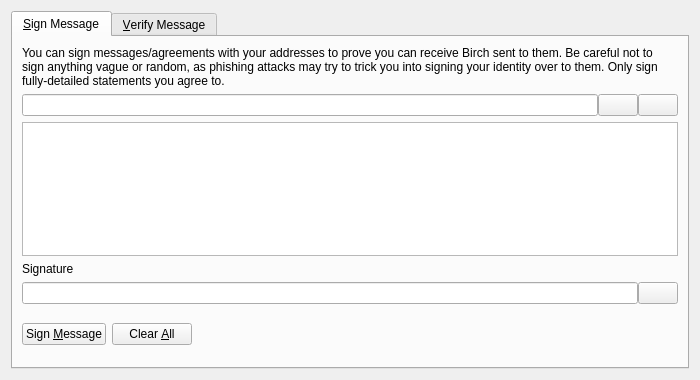
<?xml version="1.0" encoding="UTF-8"?>
<ui version="4.0">
 <class>SignVerifyMessageDialog</class>
 <widget class="QDialog" name="SignVerifyMessageDialog">
  <property name="geometry">
   <rect>
    <x>0</x>
    <y>0</y>
    <width>700</width>
    <height>380</height>
   </rect>
  </property>
  <property name="windowTitle">
   <string>Signatures - Sign / Verify a Message</string>
  </property>
  <property name="modal">
   <bool>true</bool>
  </property>
  <layout class="QVBoxLayout" name="verticalLayout">
   <item>
    <widget class="QTabWidget" name="tabWidget">
     <property name="currentIndex">
      <number>0</number>
     </property>
     <widget class="QWidget" name="tabSignMessage">
      <attribute name="title">
       <string>&amp;Sign Message</string>
      </attribute>
      <layout class="QVBoxLayout" name="verticalLayout_SM">
       <item>
        <widget class="QLabel" name="infoLabel_SM">
         <property name="text">
          <string>You can sign messages/agreements with your addresses to prove you can receive Birch sent to them. Be careful not to sign anything vague or random, as phishing attacks may try to trick you into signing your identity over to them. Only sign fully-detailed statements you agree to.</string>
         </property>
         <property name="textFormat">
          <enum>Qt::PlainText</enum>
         </property>
         <property name="wordWrap">
          <bool>true</bool>
         </property>
        </widget>
       </item>
       <item>
        <layout class="QHBoxLayout" name="horizontalLayout_1_SM">
         <property name="spacing">
          <number>0</number>
         </property>
         <item>
          <widget class="QValidatedLineEdit" name="addressIn_SM">
           <property name="toolTip">
            <string>The Birch address to sign the message with</string>
           </property>
          </widget>
         </item>
         <item>
          <widget class="QPushButton" name="addressBookButton_SM">
           <property name="toolTip">
            <string>Choose previously used address</string>
           </property>
           <property name="text">
            <string/>
           </property>
           <property name="shortcut">
            <string>Alt+A</string>
           </property>
           <property name="autoDefault">
            <bool>false</bool>
           </property>
          </widget>
         </item>
         <item>
          <widget class="QPushButton" name="pasteButton_SM">
           <property name="toolTip">
            <string>Paste address from clipboard</string>
           </property>
           <property name="text">
            <string/>
           </property>
           <property name="shortcut">
            <string>Alt+P</string>
           </property>
           <property name="autoDefault">
            <bool>false</bool>
           </property>
          </widget>
         </item>
        </layout>
       </item>
       <item>
        <widget class="QPlainTextEdit" name="messageIn_SM">
         <property name="toolTip">
          <string>Enter the message you want to sign here</string>
         </property>
        </widget>
       </item>
       <item>
        <widget class="QLabel" name="signatureLabel_SM">
         <property name="text">
          <string>Signature</string>
         </property>
         <property name="textFormat">
          <enum>Qt::PlainText</enum>
         </property>
        </widget>
       </item>
       <item>
        <layout class="QHBoxLayout" name="horizontalLayout_2_SM">
         <property name="spacing">
          <number>0</number>
         </property>
         <item>
          <widget class="QLineEdit" name="signatureOut_SM">
           <property name="font">
            <font>
             <italic>true</italic>
            </font>
           </property>
           <property name="readOnly">
            <bool>true</bool>
           </property>
          </widget>
         </item>
         <item>
          <widget class="QPushButton" name="copySignatureButton_SM">
           <property name="toolTip">
            <string>Copy the current signature to the system clipboard</string>
           </property>
           <property name="text">
            <string/>
           </property>
           <property name="autoDefault">
            <bool>false</bool>
           </property>
          </widget>
         </item>
        </layout>
       </item>
       <item>
        <layout class="QHBoxLayout" name="horizontalLayout_3_SM">
         <item>
          <widget class="QPushButton" name="signMessageButton_SM">
           <property name="toolTip">
            <string>Sign the message to prove you own this Birch address</string>
           </property>
           <property name="text">
            <string>Sign &amp;Message</string>
           </property>
           <property name="autoDefault">
            <bool>false</bool>
           </property>
          </widget>
         </item>
         <item>
          <widget class="QPushButton" name="clearButton_SM">
           <property name="toolTip">
            <string>Reset all sign message fields</string>
           </property>
           <property name="text">
            <string>Clear &amp;All</string>
           </property>
           <property name="autoDefault">
            <bool>false</bool>
           </property>
          </widget>
         </item>
         <item>
          <spacer name="horizontalSpacer_1_SM">
           <property name="orientation">
            <enum>Qt::Horizontal</enum>
           </property>
           <property name="sizeHint" stdset="0">
            <size>
             <width>40</width>
             <height>48</height>
            </size>
           </property>
          </spacer>
         </item>
         <item>
          <widget class="QLabel" name="statusLabel_SM">
           <property name="font">
            <font>
             <weight>75</weight>
             <bold>true</bold>
            </font>
           </property>
           <property name="text">
            <string/>
           </property>
           <property name="wordWrap">
            <bool>true</bool>
           </property>
          </widget>
         </item>
         <item>
          <spacer name="horizontalSpacer_2_SM">
           <property name="orientation">
            <enum>Qt::Horizontal</enum>
           </property>
           <property name="sizeHint" stdset="0">
            <size>
             <width>40</width>
             <height>48</height>
            </size>
           </property>
          </spacer>
         </item>
        </layout>
       </item>
      </layout>
     </widget>
     <widget class="QWidget" name="tabVerifyMessage">
      <attribute name="title">
       <string>&amp;Verify Message</string>
      </attribute>
      <layout class="QVBoxLayout" name="verticalLayout_VM">
       <item>
        <widget class="QLabel" name="infoLabel_VM">
         <property name="text">
          <string>Enter the receiver's address, message (ensure you copy line breaks, spaces, tabs, etc. exactly) and signature below to verify the message. Be careful not to read more into the signature than what is in the signed message itself, to avoid being tricked by a man-in-the-middle attack. Note that this only proves the signing party receives with the address, it cannot prove sendership of any transaction!</string>
         </property>
         <property name="textFormat">
          <enum>Qt::PlainText</enum>
         </property>
         <property name="alignment">
          <set>Qt::AlignLeading|Qt::AlignLeft|Qt::AlignTop</set>
         </property>
         <property name="wordWrap">
          <bool>true</bool>
         </property>
        </widget>
       </item>
       <item>
        <layout class="QHBoxLayout" name="horizontalLayout_1_VM">
         <property name="spacing">
          <number>0</number>
         </property>
         <item>
          <widget class="QValidatedLineEdit" name="addressIn_VM">
           <property name="toolTip">
            <string>The Birch address the message was signed with</string>
           </property>
          </widget>
         </item>
         <item>
          <widget class="QPushButton" name="addressBookButton_VM">
           <property name="toolTip">
            <string>Choose previously used address</string>
           </property>
           <property name="text">
            <string/>
           </property>
           <property name="shortcut">
            <string>Alt+A</string>
           </property>
           <property name="autoDefault">
            <bool>false</bool>
           </property>
          </widget>
         </item>
        </layout>
       </item>
       <item>
        <widget class="QPlainTextEdit" name="messageIn_VM"/>
       </item>
       <item>
        <widget class="QValidatedLineEdit" name="signatureIn_VM"/>
       </item>
       <item>
        <layout class="QHBoxLayout" name="horizontalLayout_2_VM">
         <item>
          <widget class="QPushButton" name="verifyMessageButton_VM">
           <property name="toolTip">
            <string>Verify the message to ensure it was signed with the specified Birch address</string>
           </property>
           <property name="text">
            <string>Verify &amp;Message</string>
           </property>
           <property name="autoDefault">
            <bool>false</bool>
           </property>
          </widget>
         </item>
         <item>
          <widget class="QPushButton" name="clearButton_VM">
           <property name="toolTip">
            <string>Reset all verify message fields</string>
           </property>
           <property name="text">
            <string>Clear &amp;All</string>
           </property>
           <property name="autoDefault">
            <bool>false</bool>
           </property>
          </widget>
         </item>
         <item>
          <spacer name="horizontalSpacer_1_VM">
           <property name="orientation">
            <enum>Qt::Horizontal</enum>
           </property>
           <property name="sizeHint" stdset="0">
            <size>
             <width>40</width>
             <height>48</height>
            </size>
           </property>
          </spacer>
         </item>
         <item>
          <widget class="QLabel" name="statusLabel_VM">
           <property name="font">
            <font>
             <weight>75</weight>
             <bold>true</bold>
            </font>
           </property>
           <property name="text">
            <string/>
           </property>
           <property name="wordWrap">
            <bool>true</bool>
           </property>
          </widget>
         </item>
         <item>
          <spacer name="horizontalSpacer_2_VM">
           <property name="orientation">
            <enum>Qt::Horizontal</enum>
           </property>
           <property name="sizeHint" stdset="0">
            <size>
             <width>40</width>
             <height>48</height>
            </size>
           </property>
          </spacer>
         </item>
        </layout>
       </item>
      </layout>
     </widget>
    </widget>
   </item>
  </layout>
 </widget>
 <customwidgets>
  <customwidget>
   <class>QValidatedLineEdit</class>
   <extends>QLineEdit</extends>
   <header>qvalidatedlineedit.h</header>
  </customwidget>
 </customwidgets>
 <resources>
  <include location="../birch.qrc"/>
 </resources>
 <connections/>
</ui>
